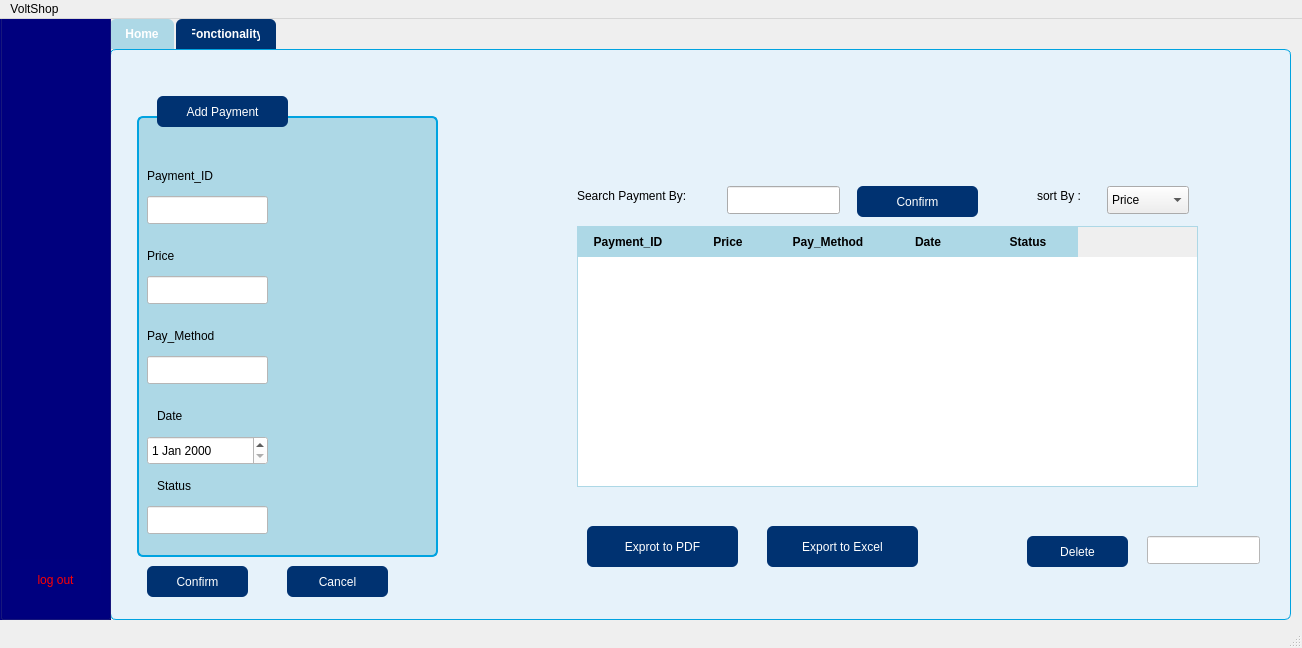
<?xml version="1.0" encoding="UTF-8"?>
<ui version="4.0">
 <class>MainWindow</class>
 <widget class="QMainWindow" name="MainWindow">
  <property name="geometry">
   <rect>
    <x>0</x>
    <y>0</y>
    <width>1302</width>
    <height>648</height>
   </rect>
  </property>
  <property name="windowTitle">
   <string>MainWindow</string>
  </property>
  <widget class="QWidget" name="centralwidget">
   <widget class="QTabWidget" name="tabWidget">
    <property name="geometry">
     <rect>
      <x>110</x>
      <y>0</y>
      <width>1181</width>
      <height>601</height>
     </rect>
    </property>
    <property name="styleSheet">
     <string notr="true">QTabWidget::pane {
    border: 1px solid #00A3E0;
    background: #E6F2FA;
    border-radius: 6px;
    padding: 6px;
}

/* Tabs container */
QTabBar::tab {
    background: #003271;
    color: white;
    padding: 8px 16px;
    border-top-left-radius: 6px;
    border-top-right-radius: 6px;
    margin-right: 2px;
    font-weight: bold;
}

/* Selected tab */
QTabBar::tab:selected {
    background: #ADD8E6;
    color: white;
}

/* Hover effect */
QTabBar::tab:hover {
    background: #004599;
    color: white;
}</string>
    </property>
    <property name="currentIndex">
     <number>0</number>
    </property>
    <widget class="QWidget" name="tab">
     <attribute name="title">
      <string>Home</string>
     </attribute>
     <widget class="QGroupBox" name="groupBox">
      <property name="geometry">
       <rect>
        <x>20</x>
        <y>40</y>
        <width>301</width>
        <height>461</height>
       </rect>
      </property>
      <property name="styleSheet">
       <string notr="true">QGroupBox {
    background-color: rgb(173, 216, 230);
    border: 2px solid #00A3E0;
    border-radius: 6px;
    margin-top: 20px; /* space for the title */
    padding: 10px;
    font-family: Segoe UI, Arial;
    font-size: 14px;
    font-weight: bold;
    color: #003271;
}

QGroupBox::title {
    subcontrol-origin: margin;
    subcontrol-position: top left;
    padding: 2px 8px;
    background-color: #00A3E0;
    color: white;
    border-radius: 4px;
}
</string>
      </property>
      <property name="title">
       <string/>
      </property>
      <widget class="QLineEdit" name="lineEdit">
       <property name="geometry">
        <rect>
         <x>10</x>
         <y>100</y>
         <width>121</width>
         <height>28</height>
        </rect>
       </property>
       <property name="styleSheet">
        <string notr="true">background-color: rgb(255, 255, 255);
color: rgb(0, 0, 0);</string>
       </property>
      </widget>
      <widget class="QLabel" name="label">
       <property name="geometry">
        <rect>
         <x>10</x>
         <y>70</y>
         <width>91</width>
         <height>20</height>
        </rect>
       </property>
       <property name="styleSheet">
        <string notr="true">font: 900 9pt &quot;Swis721 Blk BT&quot;;
color: rgb(0, 0, 0);</string>
       </property>
       <property name="text">
        <string>Payment_ID</string>
       </property>
      </widget>
      <widget class="QLineEdit" name="lineEdit_2">
       <property name="geometry">
        <rect>
         <x>10</x>
         <y>180</y>
         <width>121</width>
         <height>28</height>
        </rect>
       </property>
       <property name="styleSheet">
        <string notr="true">background-color: rgb(255, 255, 255);
color: rgb(0, 0, 0);</string>
       </property>
      </widget>
      <widget class="QLineEdit" name="lineEdit_3">
       <property name="geometry">
        <rect>
         <x>10</x>
         <y>260</y>
         <width>121</width>
         <height>28</height>
        </rect>
       </property>
       <property name="styleSheet">
        <string notr="true">background-color: rgb(255, 255, 255);
color: rgb(0, 0, 0);</string>
       </property>
      </widget>
      <widget class="QLabel" name="label_2">
       <property name="geometry">
        <rect>
         <x>10</x>
         <y>150</y>
         <width>63</width>
         <height>20</height>
        </rect>
       </property>
       <property name="styleSheet">
        <string notr="true">font: 900 9pt &quot;Swis721 Blk BT&quot;;
color: rgb(0, 0, 0);</string>
       </property>
       <property name="text">
        <string>Price</string>
       </property>
      </widget>
      <widget class="QLabel" name="label_3">
       <property name="geometry">
        <rect>
         <x>10</x>
         <y>230</y>
         <width>101</width>
         <height>20</height>
        </rect>
       </property>
       <property name="styleSheet">
        <string notr="true">font: 900 9pt &quot;Swis721 Blk BT&quot;;
color: rgb(0, 0, 0);</string>
       </property>
       <property name="text">
        <string>Pay_Method</string>
       </property>
      </widget>
      <widget class="QLabel" name="label_4">
       <property name="geometry">
        <rect>
         <x>20</x>
         <y>310</y>
         <width>41</width>
         <height>20</height>
        </rect>
       </property>
       <property name="styleSheet">
        <string notr="true">font: 900 9pt &quot;Swis721 Blk BT&quot;;
color: rgb(0, 0, 0);</string>
       </property>
       <property name="text">
        <string>Date</string>
       </property>
      </widget>
      <widget class="QLineEdit" name="lineEdit_5">
       <property name="geometry">
        <rect>
         <x>10</x>
         <y>410</y>
         <width>121</width>
         <height>28</height>
        </rect>
       </property>
       <property name="styleSheet">
        <string notr="true">background-color: rgb(255, 255, 255);
color: rgb(0, 0, 0);</string>
       </property>
      </widget>
      <widget class="QLabel" name="label_5">
       <property name="geometry">
        <rect>
         <x>20</x>
         <y>380</y>
         <width>63</width>
         <height>20</height>
        </rect>
       </property>
       <property name="styleSheet">
        <string notr="true">font: 900 9pt &quot;Swis721 Blk BT&quot;;
color: rgb(0, 0, 0);</string>
       </property>
       <property name="text">
        <string>Status</string>
       </property>
      </widget>
      <widget class="QDateEdit" name="dateEdit">
       <property name="geometry">
        <rect>
         <x>10</x>
         <y>340</y>
         <width>121</width>
         <height>29</height>
        </rect>
       </property>
       <property name="styleSheet">
        <string notr="true">background-color: rgb(255, 255, 255);
color: rgb(0, 0, 0);</string>
       </property>
      </widget>
      <widget class="QPushButton" name="pushButton">
       <property name="geometry">
        <rect>
         <x>20</x>
         <y>0</y>
         <width>131</width>
         <height>31</height>
        </rect>
       </property>
       <property name="styleSheet">
        <string notr="true">QPushButton {
	font: 900 9pt &quot;Swis721 Blk BT&quot;;
    background-color: #003271;
    color: white;
    border-radius: 6px;
    padding: 6px 12px;
}
QPushButton:hover { background-color: #004599; }
QPushButton:pressed { background-color: #002050; }</string>
       </property>
       <property name="text">
        <string>Add Payment</string>
       </property>
      </widget>
      <zorder>lineEdit</zorder>
      <zorder>label</zorder>
      <zorder>lineEdit_2</zorder>
      <zorder>lineEdit_3</zorder>
      <zorder>label_2</zorder>
      <zorder>label_4</zorder>
      <zorder>lineEdit_5</zorder>
      <zorder>label_5</zorder>
      <zorder>label_3</zorder>
      <zorder>dateEdit</zorder>
      <zorder>pushButton</zorder>
     </widget>
     <widget class="QComboBox" name="comboBox">
      <property name="geometry">
       <rect>
        <x>990</x>
        <y>130</y>
        <width>82</width>
        <height>28</height>
       </rect>
      </property>
      <item>
       <property name="text">
        <string>Price</string>
       </property>
      </item>
      <item>
       <property name="text">
        <string>date</string>
       </property>
      </item>
      <item>
       <property name="text">
        <string>montant</string>
       </property>
      </item>
     </widget>
     <widget class="QTableWidget" name="tableWidget">
      <property name="geometry">
       <rect>
        <x>460</x>
        <y>170</y>
        <width>621</width>
        <height>261</height>
       </rect>
      </property>
      <property name="styleSheet">
       <string notr="true">QTableWidget {
    background-color: white;
    alternate-background-color: #E6F2FA;
    gridline-color: #ADD8E6;
    border: 1px solid #ADD8E6;
    selection-background-color: #003271;
    selection-color: white;
    font-family: Segoe UI, Arial;
    font-size: 13px;
}

QHeaderView::section {
    background-color: #ADD8E6;
    color: black;
    padding: 6px;
    border: none;
    font-weight: bold;
}

QTableCornerButton::section {
    background-color: #ADD8E6;
    border: none;
}</string>
      </property>
      <column>
       <property name="text">
        <string>Payment_ID</string>
       </property>
      </column>
      <column>
       <property name="text">
        <string>Price</string>
       </property>
      </column>
      <column>
       <property name="text">
        <string>Pay_Method</string>
       </property>
      </column>
      <column>
       <property name="text">
        <string>Date</string>
       </property>
      </column>
      <column>
       <property name="text">
        <string>Status</string>
       </property>
      </column>
     </widget>
     <widget class="QPushButton" name="pushButton_3">
      <property name="geometry">
       <rect>
        <x>740</x>
        <y>130</y>
        <width>121</width>
        <height>31</height>
       </rect>
      </property>
      <property name="styleSheet">
       <string notr="true">QPushButton {
	font: 900 9pt &quot;Swis721 Blk BT&quot;;
    background-color: #003271;
    color: white;
    border-radius: 6px;
    padding: 6px 12px;
}
QPushButton:hover { background-color: #004599; }
QPushButton:pressed { background-color: #002050; }</string>
      </property>
      <property name="text">
       <string>Confirm</string>
      </property>
     </widget>
     <widget class="QPushButton" name="pushButton_4">
      <property name="geometry">
       <rect>
        <x>470</x>
        <y>470</y>
        <width>151</width>
        <height>41</height>
       </rect>
      </property>
      <property name="styleSheet">
       <string notr="true">QPushButton {
	font: 900 9pt &quot;Swis721 Blk BT&quot;;
    background-color: #003271;
    color: white;
    border-radius: 6px;
    padding: 6px 12px;
}
QPushButton:hover { background-color: #004599; }
QPushButton:pressed { background-color: #002050; }</string>
      </property>
      <property name="text">
       <string>Exprot to PDF</string>
      </property>
     </widget>
     <widget class="QLineEdit" name="lineEdit_4">
      <property name="geometry">
       <rect>
        <x>610</x>
        <y>130</y>
        <width>113</width>
        <height>28</height>
       </rect>
      </property>
     </widget>
     <widget class="QLabel" name="label_6">
      <property name="geometry">
       <rect>
        <x>920</x>
        <y>130</y>
        <width>63</width>
        <height>20</height>
       </rect>
      </property>
      <property name="styleSheet">
       <string notr="true">font: 900 9pt &quot;Swis721 Blk BT&quot;;
color: rgb(0, 0, 0);</string>
      </property>
      <property name="text">
       <string>sort By :</string>
      </property>
     </widget>
     <widget class="QLabel" name="label_7">
      <property name="geometry">
       <rect>
        <x>460</x>
        <y>130</y>
        <width>141</width>
        <height>20</height>
       </rect>
      </property>
      <property name="styleSheet">
       <string notr="true">font: 900 9pt &quot;Swis721 Blk BT&quot;;
color: rgb(0, 0, 0);</string>
      </property>
      <property name="text">
       <string>Search Payment By:</string>
      </property>
     </widget>
     <widget class="QPushButton" name="pushButton_5">
      <property name="geometry">
       <rect>
        <x>30</x>
        <y>510</y>
        <width>101</width>
        <height>31</height>
       </rect>
      </property>
      <property name="styleSheet">
       <string notr="true">QPushButton {
	font: 900 9pt &quot;Swis721 Blk BT&quot;;
    background-color: #003271;
    color: white;
    border-radius: 6px;
    padding: 6px 12px;
}
QPushButton:hover { background-color: #004599; }
QPushButton:pressed { background-color: #002050; }</string>
      </property>
      <property name="text">
       <string>Confirm</string>
      </property>
     </widget>
     <widget class="QPushButton" name="pushButton_6">
      <property name="geometry">
       <rect>
        <x>170</x>
        <y>510</y>
        <width>101</width>
        <height>31</height>
       </rect>
      </property>
      <property name="styleSheet">
       <string notr="true">QPushButton {
	font: 900 9pt &quot;Swis721 Blk BT&quot;;
    background-color: #003271;
    color: white;
    border-radius: 6px;
    padding: 6px 12px;
}
QPushButton:hover { background-color: #004599; }
QPushButton:pressed { background-color: #002050; }</string>
      </property>
      <property name="text">
       <string>Cancel</string>
      </property>
     </widget>
     <widget class="QPushButton" name="pushButton_7">
      <property name="geometry">
       <rect>
        <x>650</x>
        <y>470</y>
        <width>151</width>
        <height>41</height>
       </rect>
      </property>
      <property name="styleSheet">
       <string notr="true">QPushButton {
	font: 900 9pt &quot;Swis721 Blk BT&quot;;
    background-color: #003271;
    color: white;
    border-radius: 6px;
    padding: 6px 12px;
}
QPushButton:hover { background-color: #004599; }
QPushButton:pressed { background-color: #002050; }</string>
      </property>
      <property name="text">
       <string>Export to Excel</string>
      </property>
     </widget>
     <widget class="QPushButton" name="pushButton_8">
      <property name="geometry">
       <rect>
        <x>910</x>
        <y>480</y>
        <width>101</width>
        <height>31</height>
       </rect>
      </property>
      <property name="styleSheet">
       <string notr="true">QPushButton {
	font: 900 9pt &quot;Swis721 Blk BT&quot;;
    background-color: #003271;
    color: white;
    border-radius: 6px;
    padding: 6px 12px;
}
QPushButton:hover { background-color: #004599; }
QPushButton:pressed { background-color: #002050; }</string>
      </property>
      <property name="text">
       <string>Delete</string>
      </property>
     </widget>
     <widget class="QLineEdit" name="lineEdit_6">
      <property name="geometry">
       <rect>
        <x>1030</x>
        <y>480</y>
        <width>113</width>
        <height>28</height>
       </rect>
      </property>
      <property name="styleSheet">
       <string notr="true">background-color: rgb(255, 255, 255);
color: rgb(0, 0, 0);</string>
      </property>
     </widget>
    </widget>
    <widget class="QWidget" name="fa">
     <attribute name="title">
      <string>Fonctionality</string>
     </attribute>
    </widget>
   </widget>
   <widget class="QGroupBox" name="groupBox_2">
    <property name="geometry">
     <rect>
      <x>0</x>
      <y>-30</y>
      <width>111</width>
      <height>631</height>
     </rect>
    </property>
    <property name="styleSheet">
     <string notr="true">background-color: rgb(0, 0, 127);</string>
    </property>
    <property name="title">
     <string>GroupBox</string>
    </property>
    <widget class="QPushButton" name="pushButton_9">
     <property name="geometry">
      <rect>
       <x>10</x>
       <y>570</y>
       <width>91</width>
       <height>41</height>
      </rect>
     </property>
     <property name="styleSheet">
      <string notr="true">QPushButton {
	font: 900 9pt &quot;Swis721 Blk BT&quot;;
    background-color: rgb(0, 0, 127);
    color: red;
    border-radius: 6px;
    padding: 6px 12px;
}
QPushButton:hover { background-color: #004599; }
QPushButton:pressed { background-color: #002050; }</string>
     </property>
     <property name="text">
      <string>log out</string>
     </property>
    </widget>
   </widget>
  </widget>
  <widget class="QMenuBar" name="menubar">
   <property name="geometry">
    <rect>
     <x>0</x>
     <y>0</y>
     <width>1302</width>
     <height>25</height>
    </rect>
   </property>
   <widget class="QMenu" name="menuVoltShop">
    <property name="title">
     <string>VoltShop</string>
    </property>
   </widget>
   <addaction name="menuVoltShop"/>
  </widget>
  <widget class="QStatusBar" name="statusbar"/>
 </widget>
 <resources/>
 <connections/>
</ui>
